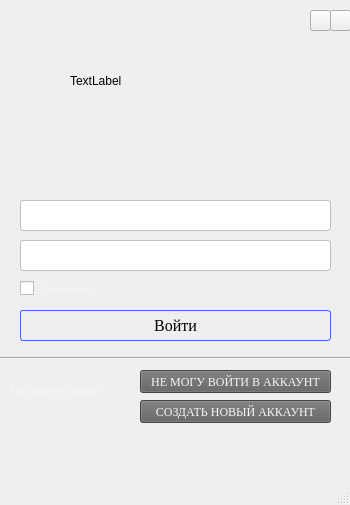
<?xml version="1.0" encoding="UTF-8"?>
<ui version="4.0">
 <class>StartWindow</class>
 <widget class="QMainWindow" name="StartWindow">
  <property name="geometry">
   <rect>
    <x>0</x>
    <y>0</y>
    <width>350</width>
    <height>505</height>
   </rect>
  </property>
  <property name="windowTitle">
   <string>StartWindow</string>
  </property>
  <property name="styleSheet">
   <string notr="true">QMainWindow{
background-image: url (&quot;:/1.png&quot;);

}</string>
  </property>
  <widget class="QWidget" name="centralwidget">
   <widget class="QPushButton" name="pushButton_4">
    <property name="geometry">
     <rect>
      <x>140</x>
      <y>370</y>
      <width>191</width>
      <height>23</height>
     </rect>
    </property>
    <property name="font">
     <font>
      <family>Times New Roman</family>
      <pointsize>9</pointsize>
     </font>
    </property>
    <property name="styleSheet">
     <string notr="true">color: rgb(245, 245, 245);
background-color: rgb(97, 97, 97);</string>
    </property>
    <property name="text">
     <string>НЕ МОГУ ВОЙТИ В АККАУНТ</string>
    </property>
   </widget>
   <widget class="QLineEdit" name="lineEditLogin">
    <property name="geometry">
     <rect>
      <x>20</x>
      <y>200</y>
      <width>311</width>
      <height>31</height>
     </rect>
    </property>
    <property name="styleSheet">
     <string notr="true">QLineEdit{
border: 1px solid rgb( 192, 192, 192);
 border-radius: 3px; 
}</string>
    </property>
   </widget>
   <widget class="QLabel" name="label_3">
    <property name="geometry">
     <rect>
      <x>10</x>
      <y>370</y>
      <width>101</width>
      <height>41</height>
     </rect>
    </property>
    <property name="font">
     <font>
      <family>Times New Roman</family>
      <pointsize>9</pointsize>
     </font>
    </property>
    <property name="styleSheet">
     <string notr="true">color: rgb(245, 245, 245);</string>
    </property>
    <property name="text">
     <string>Не можете войти?</string>
    </property>
   </widget>
   <widget class="QLineEdit" name="lineEditPass">
    <property name="geometry">
     <rect>
      <x>20</x>
      <y>240</y>
      <width>311</width>
      <height>31</height>
     </rect>
    </property>
    <property name="styleSheet">
     <string notr="true">QLineEdit{
background-image:url(&quot;:/22.jpg&quot; );
border: 1px solid rgb( 192, 192, 192);
 border-radius: 3px; 
}</string>
    </property>
   </widget>
   <widget class="QPushButton" name="pushButton_5">
    <property name="geometry">
     <rect>
      <x>140</x>
      <y>400</y>
      <width>191</width>
      <height>23</height>
     </rect>
    </property>
    <property name="font">
     <font>
      <family>Times New Roman</family>
      <pointsize>9</pointsize>
     </font>
    </property>
    <property name="styleSheet">
     <string notr="true">color: rgb(245, 245, 245);
background-color: rgb(97, 97, 97);</string>
    </property>
    <property name="text">
     <string>СОЗДАТЬ НОВЫЙ АККАУНТ</string>
    </property>
   </widget>
   <widget class="QPushButton" name="pushButton_2">
    <property name="geometry">
     <rect>
      <x>20</x>
      <y>310</y>
      <width>311</width>
      <height>31</height>
     </rect>
    </property>
    <property name="font">
     <font>
      <family>Times New Roman</family>
      <pointsize>12</pointsize>
     </font>
    </property>
    <property name="styleSheet">
     <string notr="true">QPushButton {

border: 1px solid rgb(65, 105, 225 );
 border-radius: 3px; 
}
QPushButton:hover{
}
</string>
    </property>
    <property name="text">
     <string>Войти</string>
    </property>
   </widget>
   <widget class="QCheckBox" name="checkBox">
    <property name="geometry">
     <rect>
      <x>20</x>
      <y>280</y>
      <width>81</width>
      <height>17</height>
     </rect>
    </property>
    <property name="font">
     <font>
      <family>Times New Roman</family>
      <pointsize>9</pointsize>
     </font>
    </property>
    <property name="styleSheet">
     <string notr="true">color: rgb(245, 245, 245);
</string>
    </property>
    <property name="text">
     <string>Запомнить</string>
    </property>
    <property name="tristate">
     <bool>false</bool>
    </property>
   </widget>
   <widget class="Line" name="line">
    <property name="geometry">
     <rect>
      <x>0</x>
      <y>350</y>
      <width>471</width>
      <height>16</height>
     </rect>
    </property>
    <property name="orientation">
     <enum>Qt::Horizontal</enum>
    </property>
   </widget>
   <widget class="QPushButton" name="pb_exit">
    <property name="geometry">
     <rect>
      <x>330</x>
      <y>10</y>
      <width>21</width>
      <height>21</height>
     </rect>
    </property>
    <property name="text">
     <string/>
    </property>
   </widget>
   <widget class="QPushButton" name="pb_hide">
    <property name="geometry">
     <rect>
      <x>310</x>
      <y>10</y>
      <width>21</width>
      <height>21</height>
     </rect>
    </property>
    <property name="text">
     <string/>
    </property>
   </widget>
   <widget class="QLabel" name="label">
    <property name="geometry">
     <rect>
      <x>70</x>
      <y>30</y>
      <width>211</width>
      <height>101</height>
     </rect>
    </property>
    <property name="text">
     <string>TextLabel</string>
    </property>
   </widget>
  </widget>
  <widget class="QMenuBar" name="menubar">
   <property name="geometry">
    <rect>
     <x>0</x>
     <y>0</y>
     <width>350</width>
     <height>20</height>
    </rect>
   </property>
  </widget>
  <widget class="QStatusBar" name="statusbar"/>
 </widget>
 <resources/>
 <connections/>
</ui>
